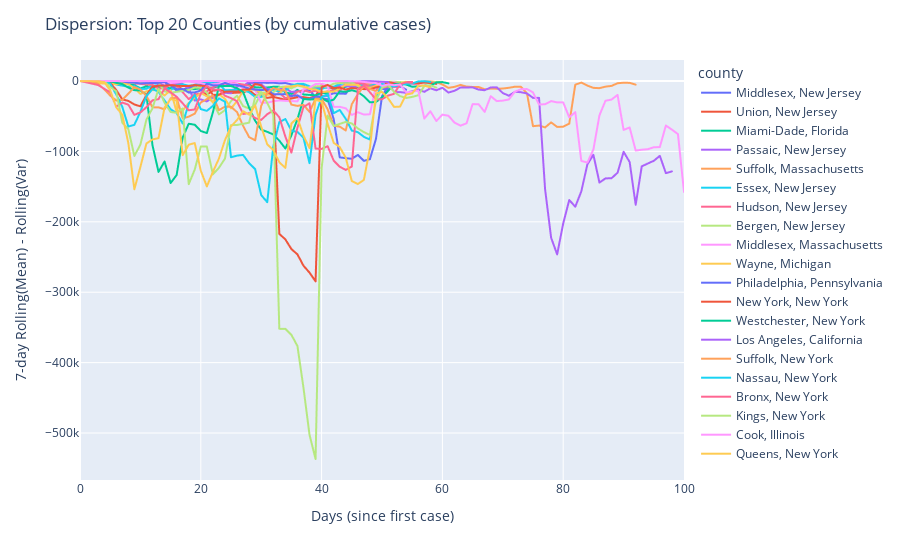

This figure's notebook cell:
### Code cell
fig = px.line(top_20_counties_df, 
             x="Days (since first case)",
             y="7-day Rolling(Mean) - Rolling(Var)",
             color="county")

fig.update_layout(title_text="Dispersion: Top 20 Counties (by cumulative cases)")

fig.show()
